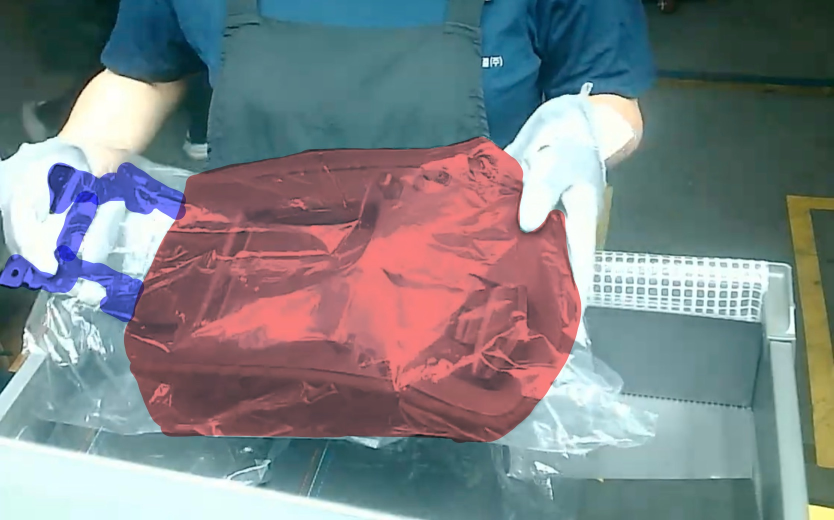
#> input picture data/label/inside/inside001.jpg, 1667 x 1040 px (shown at 1/2 size)
$ python -i 02_build_dataset.py   (imports and definitions only)
#> lines starting #> are read from the running program, lines starting #| are printed output that depends on the picture; after the words box and inside, x2 and y2 are one past the last pixel; in counts of white or black regions, pixels touching at a corner belong together
#> further down, picture is the input picture: shape (1040, 1667, 3); mean B, G, R 134.4, 130.7, 125
"""
02_build_dataset.py
라벨 이미지(빨간칠)에서 마스크 역추출 → YOLO-seg 학습 포맷 변환
"""
import cv2, numpy as np, glob, os, re, random, shutil, argparse

# [1 line not run here, left out]
CLASSES = {"inside": 0, "top": 1, "side": 2}


def get_mask(lab_img):
    """빨간칠 라벨 이미지에서 바이너리 마스크 추출."""
    hsv = cv2.cvtColor(lab_img, cv2.COLOR_BGR2HSV)
#> hsv: shape (1040, 1667, 3); mean H, S, V 100.1, 86.4, 153.6
    m = cv2.inRange(hsv, (0, 80, 50), (10, 255, 255)) | cv2.inRange(hsv, (170, 80, 50), (180, 255, 255))
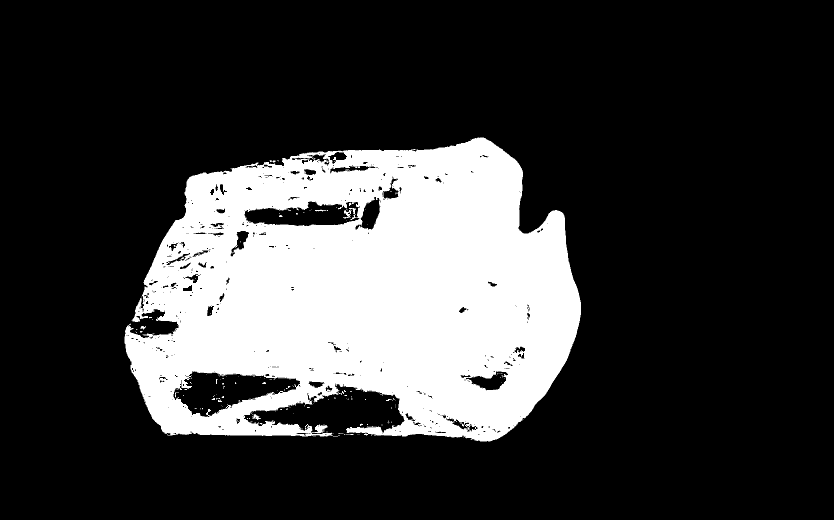
#> m: shape (1040, 1667) (shown at 1/2 size); 22.7% white; 181 white regions (167 under 20 px), largest, box (x1, y1, x2, y2) and area: (249, 275, 1162, 883) 393148, (686, 416, 712, 437) 203, (504, 828, 522, 840) 97
    k = np.ones((7, 7), np.uint8)
    m = cv2.morphologyEx(m, cv2.MORPH_OPEN, k)
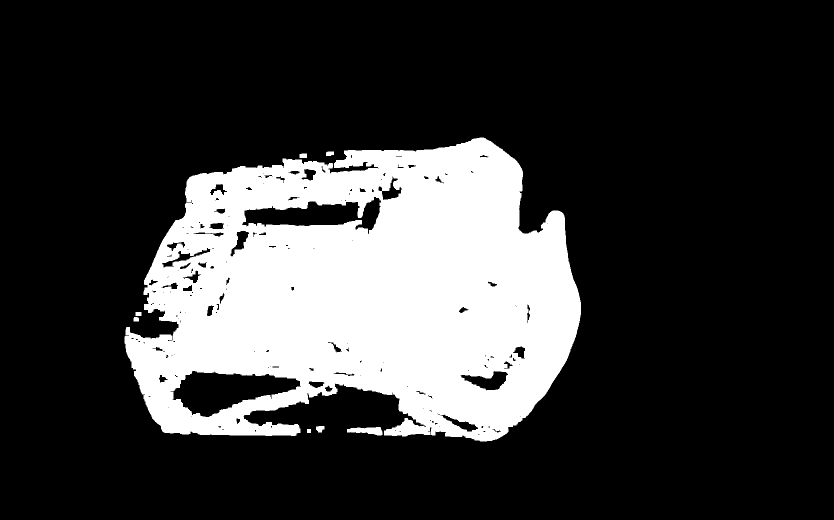
#> m: shape (1040, 1667) (shown at 1/2 size); 22.2% white; 8 white regions, largest, box (x1, y1, x2, y2) and area: (249, 275, 1162, 883) 383801, (694, 854, 765, 871) 796, (632, 852, 649, 865) 172
    m = cv2.morphologyEx(m, cv2.MORPH_CLOSE, np.ones((25, 25), np.uint8))
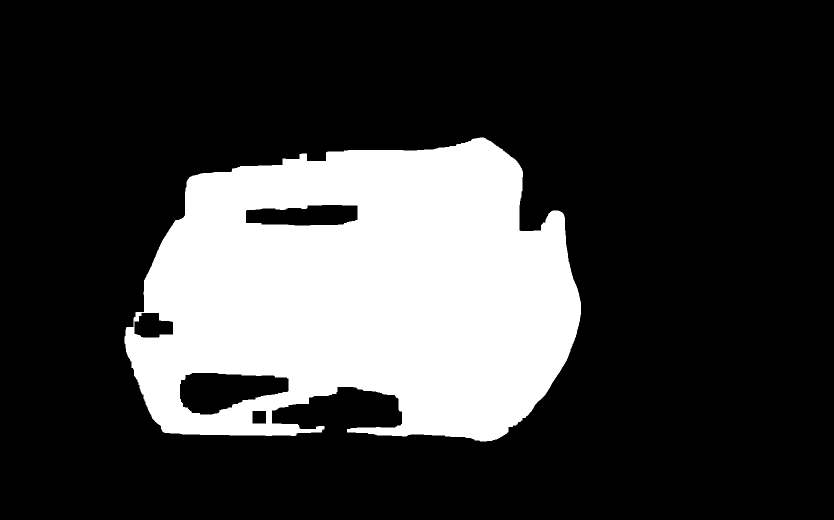
#> m: shape (1040, 1667) (shown at 1/2 size); 23.3% white; 1 white region
    cnts, _ = cv2.findContours(m, cv2.RETR_EXTERNAL, cv2.CHAIN_APPROX_SIMPLE)
#> cnts = 1 contour; box (x1, y1, x2, y2) and area: (249, 275, 1162, 883) 426349
    if not cnts:
        return m
    filled = np.zeros_like(m)
    cv2.drawContours(filled, [max(cnts, key=cv2.contourArea)], -1, 255, -1)
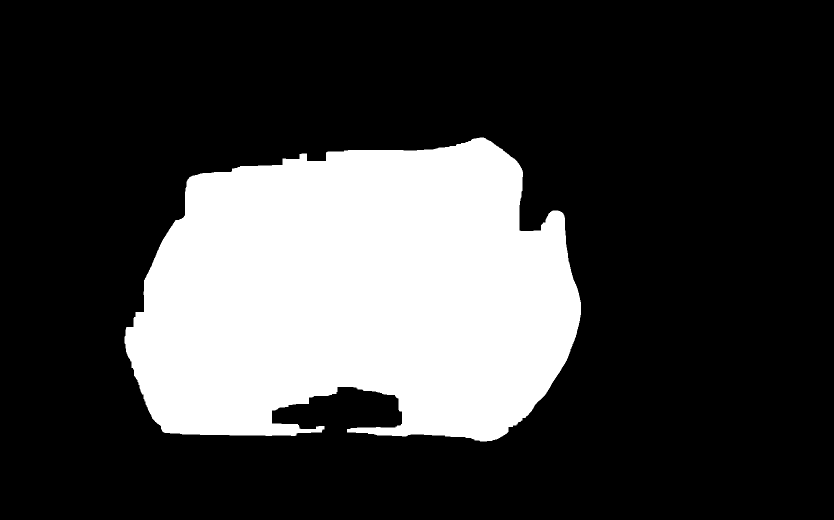
#> filled: shape (1040, 1667) (shown at 1/2 size); 24.7% white; 1 white region, box (x1, y1, x2, y2) and area: (249, 275, 1162, 883) 427977
    return filled


# [72 lines left out: functions collect_files, build, not called in this run]


# [7 lines not run here, left out]

>>> import cv2
>>> picture = cv2.imread('../data/label/inside/inside001.jpg')
>>> result = get_mask(picture)

$ run again, on data/label/inside/inside005.jpg
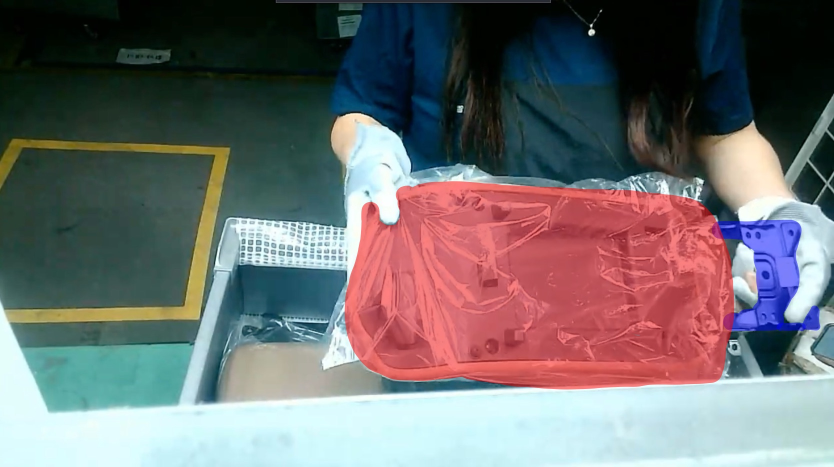
#> input picture data/label/inside/inside005.jpg, 1668 x 934 px (shown at 1/2 size)
#> picture is the input picture: shape (934, 1668, 3); mean B, G, R 110.9, 109.3, 111
#> hsv: shape (934, 1668, 3); mean H, S, V 90.6, 122.5, 136
#> in get_mask, `m = cv2.inRange(hsv, (0, 80, 50), (10, 255, 255)) | cv2.inRange(hsv, (..`:
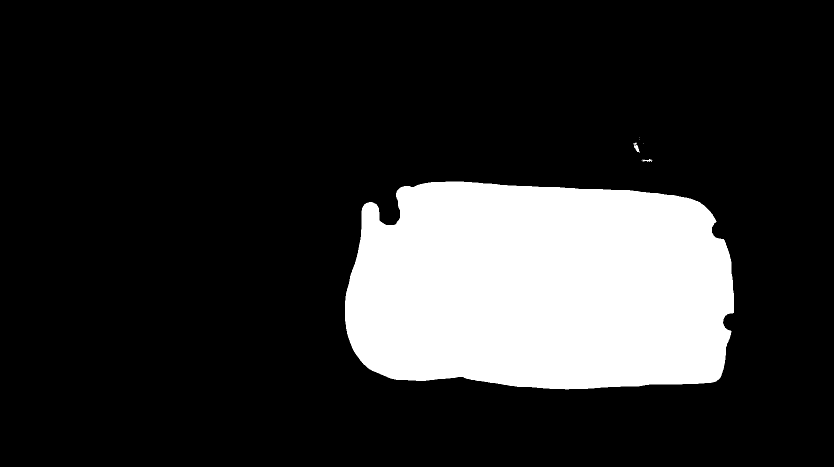
#> m: shape (934, 1668) (shown at 1/2 size); 18.2% white; 6 white regions (3 under 20 px), largest, box (x1, y1, x2, y2) and area: (690, 363, 1468, 779) 283980, (1267, 285, 1280, 305) 114, (1283, 318, 1305, 324) 63
#> cnts = 1 contour; box (x1, y1, x2, y2) and area: (690, 363, 1468, 779) 283186

$ run again, on data/label/inside/inside006.jpg
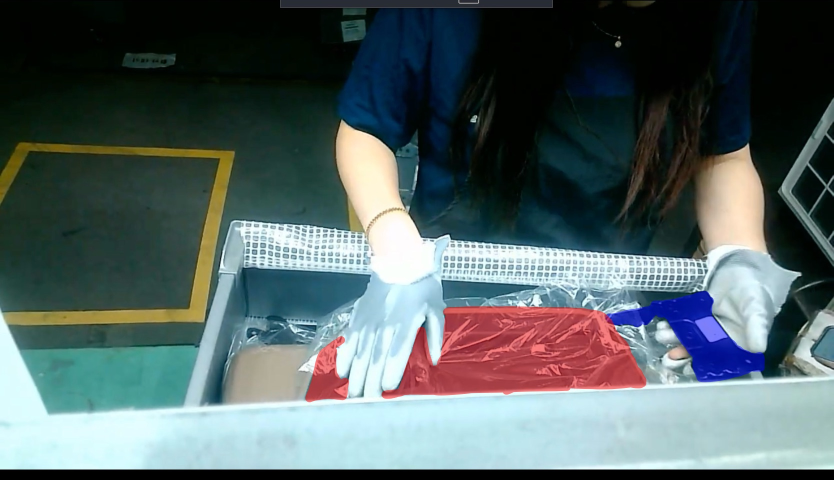
#> input picture data/label/inside/inside006.jpg, 1667 x 959 px (shown at 1/2 size)
#> picture is the input picture: shape (959, 1667, 3); mean B, G, R 99.5, 98.7, 84.7
#> hsv: shape (959, 1667, 3); mean H, S, V 80.8, 129.9, 110.4
#> in get_mask, `m = cv2.inRange(hsv, (0, 80, 50), (10, 255, 255)) | cv2.inRange(hsv, (..`:
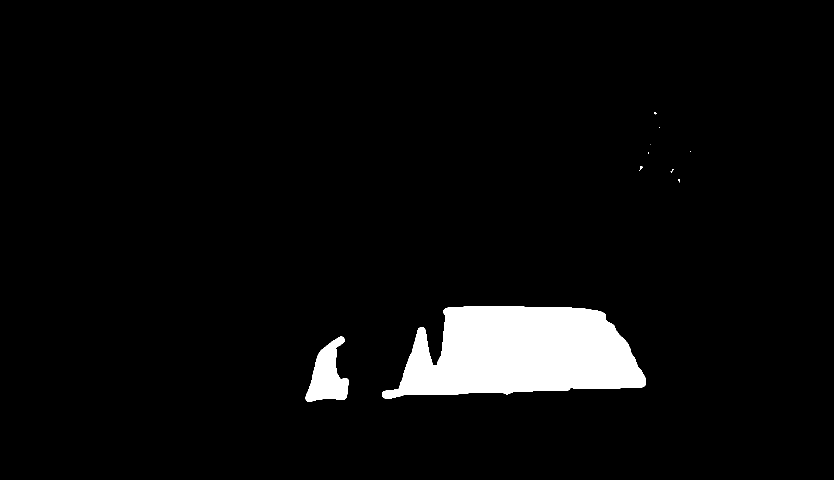
#> m: shape (959, 1667) (shown at 1/2 size); 4.8% white; 11 white regions (8 under 20 px), largest, box (x1, y1, x2, y2) and area: (764, 612, 1292, 797) 69693, (611, 673, 698, 804) 6396, (1278, 332, 1285, 342) 29
#> cnts = 2 contours; box (x1, y1, x2, y2) and area: (764, 612, 1292, 797) 69480, (612, 674, 697, 804) 6222
#> in get_mask, `cv2.drawContours(filled, [max(cnts, key=cv2.contourArea)], -1, 255, -1)`:
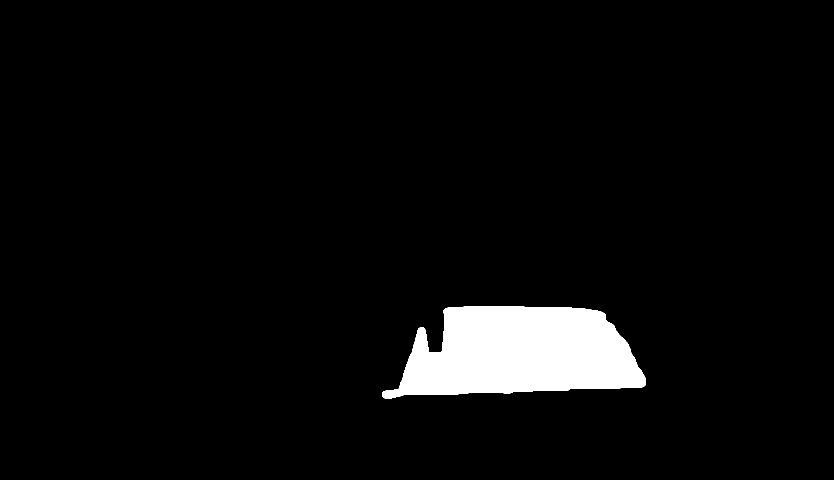
#> filled: shape (959, 1667) (shown at 1/2 size); 4.4% white; 1 white region, box (x1, y1, x2, y2) and area: (764, 612, 1292, 797) 70146

$ run again, on data/label/inside/inside007.jpg
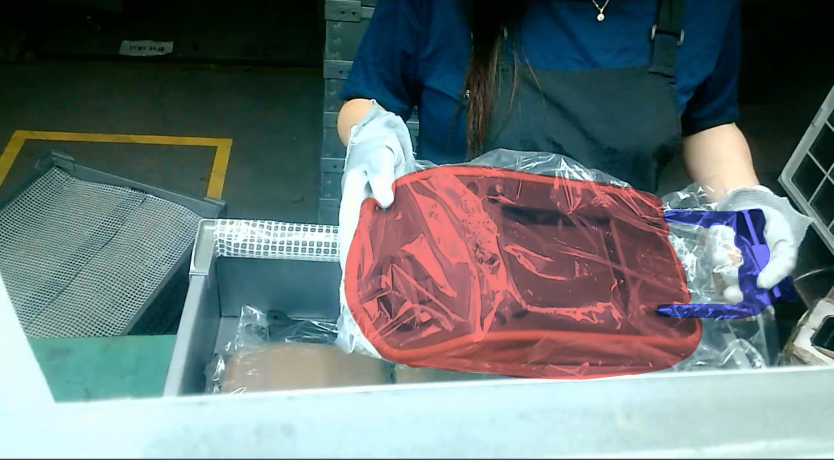
#> input picture data/label/inside/inside007.jpg, 1667 x 919 px (shown at 1/2 size)
#> picture is the input picture: shape (919, 1667, 3); mean B, G, R 117.8, 116.8, 104.5
#> hsv: shape (919, 1667, 3); mean H, S, V 88.4, 112.9, 132.2
#> in get_mask, `m = cv2.morphologyEx(m, cv2.MORPH_CLOSE, np.ones((25, 25), np.uint8))`:
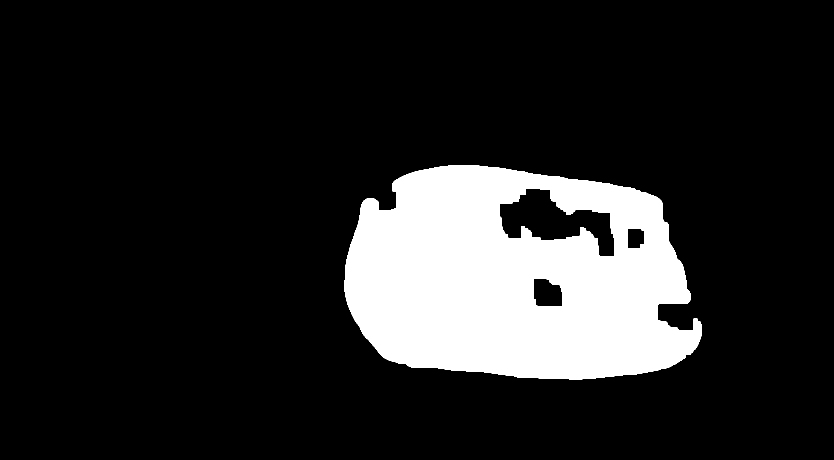
#> m: shape (919, 1667) (shown at 1/2 size); 14.8% white; 1 white region
#> cnts = 1 contour; box (x1, y1, x2, y2) and area: (689, 330, 1404, 759) 245656
#> in get_mask, `cv2.drawContours(filled, [max(cnts, key=cv2.contourArea)], -1, 255, -1)`:
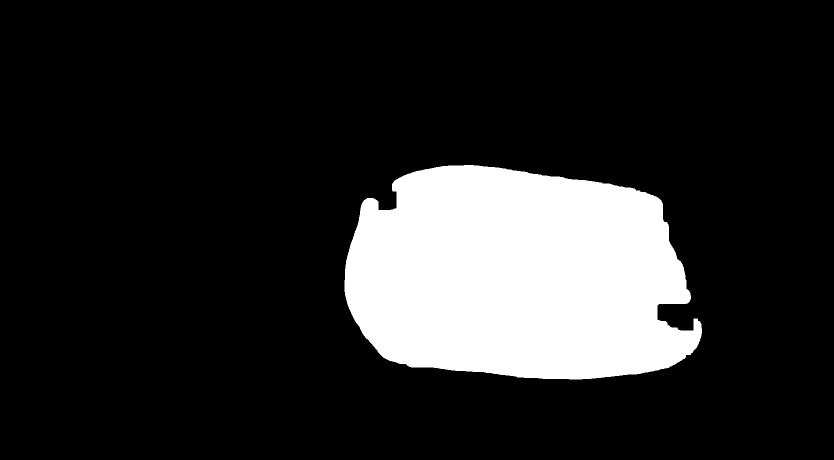
#> filled: shape (919, 1667) (shown at 1/2 size); 16.1% white; 1 white region, box (x1, y1, x2, y2) and area: (689, 330, 1404, 759) 246704
